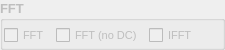
<?xml version="1.0" encoding="UTF-8"?>
<ui version="4.0">
 <class>QGroupBoxFFT</class>
  <widget class="QGroupBox" name="groupBoxFFT">
   <property name="enabled">
    <bool>false</bool>
   </property>
   <property name="geometry">
    <rect>
     <x>80</x>
     <y>0</y>
     <width>225</width>
     <height>44</height>
    </rect>
   </property>
   <property name="maximumSize">
    <size>
     <width>225</width>
     <height>16777215</height>
    </size>
   </property>
   <property name="font">
    <font>
     <pointsize>10</pointsize>
     <weight>75</weight>
     <bold>true</bold>
    </font>
   </property>
   <property name="title">
    <string>FFT</string>
   </property>
   <layout class="QHBoxLayout" name="horizontalLayout_4">
    <property name="leftMargin">
     <number>1</number>
    </property>
    <property name="topMargin">
     <number>5</number>
    </property>
    <property name="rightMargin">
     <number>1</number>
    </property>
    <property name="bottomMargin">
     <number>1</number>
    </property>
    <item>
     <widget class="QCheckBox" name="checkBoxFFT">
      <property name="font">
       <font>
        <pointsize>8</pointsize>
        <weight>50</weight>
        <bold>false</bold>
       </font>
      </property>
      <property name="text">
       <string>FFT</string>
      </property>
     </widget>
    </item>
    <item>
     <widget class="QCheckBox" name="checkBoxFFTnoDC">
      <property name="font">
       <font>
        <pointsize>8</pointsize>
        <weight>50</weight>
        <bold>false</bold>
       </font>
      </property>
      <property name="text">
       <string>FFT (no DC)</string>
      </property>
     </widget>
    </item>
    <item>
     <widget class="QCheckBox" name="checkBoxIFFT">
      <property name="font">
       <font>
        <pointsize>8</pointsize>
        <weight>50</weight>
        <bold>false</bold>
       </font>
      </property>
      <property name="text">
       <string>IFFT</string>
      </property>
     </widget>
    </item>
    <item>
     <spacer name="horizontalSpacer_6">
      <property name="orientation">
       <enum>Qt::Horizontal</enum>
      </property>
      <property name="sizeHint" stdset="0">
       <size>
        <width>40</width>
        <height>20</height>
       </size>
      </property>
     </spacer>
    </item>
   </layout>
  </widget>
 <resources/>
 <connections/>
</ui>
